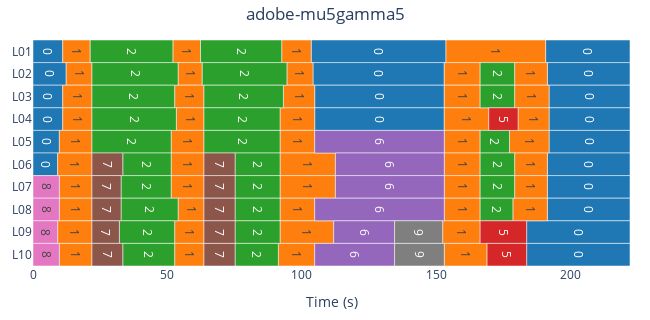

Notebook code cell kept with this figure:
### Code cell
est.prune_layers(relabel=False).plot()

### Figure 1 — Plotly figure (JSON) as saved in the notebook; plotly's stock layout.template omitted (floating-point values rounded to 4 significant figures)
{"data": [{"base": [0, 103.5, 190.7, 0, 104.1, 191.3, 0, 104.8, 191.9, 0, 104.8, 191.9, 0, 191.9, 0, 191.3, 191.3, 191.3, 183.6, 183.6], "customdata": ["<b>0</b><br>Layer: L01<br>Start: 0.000s<br>End: 11.060s<br>Duration: 11.060s", "<b>0</b><br>Layer: L01<br>Start: 103.470s<br>End: 153.600s<br>Duration: 50.130s", "<b>0</b><br>Layer: L01<br>Start: 190.650s<br>End: 222.041s<br>Duration: 31.391s", "<b>0</b><br>Layer: L02<br>Start: 0.000s<br>End: 12.350s<br>Duration: 12.350s", "<b>0</b><br>Layer: L02<br>Start: 104.140s<br>End: 152.970s<br>Duration: 48.830s", "<b>0</b><br>Layer: L02<br>Start: 191.310s<br>End: 222.041s<br>Duration: 30.731s", "<b>0</b><br>Layer: L03<br>Start: 0.000s<br>End: 11.060s<br>Duration: 11.060s", "<b>0</b><br>Layer: L03<br>Start: 104.770s<br>End: 152.970s<br>Duration: 48.200s", "<b>0</b><br>Layer: L03<br>Start: 191.950s<br>End: 222.041s<br>Duration: 30.091s", "<b>0</b><br>Layer: L04<br>Start: 0.000s<br>End: 11.060s<br>Duration: 11.060s", "<b>0</b><br>Layer: L04<br>Start: 104.770s<br>End: 152.970s<br>Duration: 48.200s", "<b>0</b><br>Layer: L04<br>Start: 191.950s<br>End: 222.041s<br>Duration: 30.091s", "<b>0</b><br>Layer: L05<br>Start: 0.000s<br>End: 9.800s<br>Duration: 9.800s", "<b>0</b><br>Layer: L05<br>Start: 191.950s<br>End: 222.041s<br>Duration: 30.091s", "<b>0</b><br>Layer: L06<br>Start: 0.000s<br>End: 9.160s<br>Duration: 9.160s", "<b>0</b><br>Layer: L06<br>Start: 191.310s<br>End: 222.041s<br>Duration: 30.731s", "<b>0</b><br>Layer: L07<br>Start: 191.310s<br>End: 222.041s<br>Duration: 30.731s", "<b>0</b><br>Layer: L08<br>Start: 191.310s<br>End: 222.041s<br>Duration: 30.731s", "<b>0</b><br>Layer: L09<br>Start: 183.600s<br>End: 222.041s<br>Duration: 38.441s", "<b>0</b><br>Layer: L10<br>Start: 183.600s<br>End: 222.041s<br>Duration: 38.441s"], "hovertemplate": "%{customdata}<extra></extra>", "insidetextanchor": "middle", "marker": {"color": "#1F77B4", "line": {"color": "white", "width": 0.5}, "pattern": {"fgcolor": "white", "fgopacity": 0.5, "shape": "", "solidity": 0.25}}, "name": "0", "orientation": "h", "showlegend": true, "text": ["0", "0", "0", "0", "0", "0", "0", "0", "0", "0", "0", "0", "0", "0", "0", "0", "0", "0", "0", "0"], "textposition": "inside", "type": "bar", "width": 1, "x": [11.06, 50.13, 31.39, 12.35, 48.83, 30.73, 11.06, 48.2, 30.09, 11.06, 48.2, 30.09, 9.8, 30.09, 9.16, 30.73, 30.73, 30.73, 38.44, 38.44], "y": ["L01", "L01", "L01", "L02", "L02", "L02", "L03", "L03", "L03", "L04", "L04", "L04", "L05", "L05", "L06", "L06", "L07", "L08", "L09", "L10"]}, {"base": [11.06, 52.02, 92.5, 153.6, 12.35, 53.96, 94.44, 153.0, 179.1, 11.06, 52.68, 93.14, 153.0, 179.1, 11.06, 53.31, 91.88, 153.0, 180.4, 9.8, 51.38, 91.88, 153.0, 177.2, 9.16, 51.38, 91.88, 153.0, 179.1, 9.8, 51.38, 91.88, 153.0, 179.1, 9.8, 53.96, 91.88, 153.0, 178.5, 9.16, 52.68, 91.88, 152.4, 9.8, 52.68, 91.25, 153.0], "customdata": ["<b>1</b><br>Layer: L01<br>Start: 11.060s<br>End: 21.280s<br>Duration: 10.220s", "<b>1</b><br>Layer: L01<br>Start: 52.020s<br>End: 62.310s<br>Duration: 10.290s", "<b>1</b><br>Layer: L01<br>Start: 92.500s<br>End: 103.470s<br>Duration: 10.970s", "<b>1</b><br>Layer: L01<br>Start: 153.600s<br>End: 190.650s<br>Duration: 37.050s", "<b>1</b><br>Layer: L02<br>Start: 12.350s<br>End: 21.930s<br>Duration: 9.580s", "<b>1</b><br>Layer: L02<br>Start: 53.960s<br>End: 62.950s<br>Duration: 8.990s", "<b>1</b><br>Layer: L02<br>Start: 94.440s<br>End: 104.140s<br>Duration: 9.700s", "<b>1</b><br>Layer: L02<br>Start: 152.970s<br>End: 166.310s<br>Duration: 13.340s", "<b>1</b><br>Layer: L02<br>Start: 179.120s<br>End: 191.310s<br>Duration: 12.190s", "<b>1</b><br>Layer: L03<br>Start: 11.060s<br>End: 21.930s<br>Duration: 10.870s", "<b>1</b><br>Layer: L03<br>Start: 52.680s<br>End: 63.590s<br>Duration: 10.910s", "<b>1</b><br>Layer: L03<br>Start: 93.140s<br>End: 104.770s<br>Duration: 11.630s", "<b>1</b><br>Layer: L03<br>Start: 152.970s<br>End: 166.310s<br>Duration: 13.340s", "<b>1</b><br>Layer: L03<br>Start: 179.120s<br>End: 191.950s<br>Duration: 12.830s", "<b>1</b><br>Layer: L04<br>Start: 11.060s<br>End: 21.930s<br>Duration: 10.870s", "<b>1</b><br>Layer: L04<br>Start: 53.310s<br>End: 63.590s<br>Duration: 10.280s", "<b>1</b><br>Layer: L04<br>Start: 91.880s<br>End: 104.770s<br>Duration: 12.890s", "<b>1</b><br>Layer: L04<br>Start: 152.970s<br>End: 169.520s<br>Duration: 16.550s", "<b>1</b><br>Layer: L04<br>Start: 180.400s<br>End: 191.950s<br>Duration: 11.550s", "<b>1</b><br>Layer: L05<br>Start: 9.800s<br>End: 21.930s<br>Duration: 12.130s", "<b>1</b><br>Layer: L05<br>Start: 51.380s<br>End: 63.590s<br>Duration: 12.210s", "<b>1</b><br>Layer: L05<br>Start: 91.880s<br>End: 104.770s<br>Duration: 12.890s", "<b>1</b><br>Layer: L05<br>Start: 152.970s<br>End: 166.310s<br>Duration: 13.340s", "<b>1</b><br>Layer: L05<br>Start: 177.210s<br>End: 191.950s<br>Duration: 14.740s", "<b>1</b><br>Layer: L06<br>Start: 9.160s<br>End: 21.930s<br>Duration: 12.770s", "<b>1</b><br>Layer: L06<br>Start: 51.380s<br>End: 63.590s<br>Duration: 12.210s", "<b>1</b><br>Layer: L06<br>Start: 91.880s<br>End: 112.480s<br>Duration: 20.600s", "<b>1</b><br>Layer: L06<br>Start: 152.970s<br>End: 166.310s<br>Duration: 13.340s", "<b>1</b><br>Layer: L06<br>Start: 179.120s<br>End: 191.310s<br>Duration: 12.190s", "<b>1</b><br>Layer: L07<br>Start: 9.800s<br>End: 21.930s<br>Duration: 12.130s", "<b>1</b><br>Layer: L07<br>Start: 51.380s<br>End: 63.590s<br>Duration: 12.210s", "<b>1</b><br>Layer: L07<br>Start: 91.880s<br>End: 112.480s<br>Duration: 20.600s", "<b>1</b><br>Layer: L07<br>Start: 152.970s<br>End: 166.310s<br>Duration: 13.340s", "<b>1</b><br>Layer: L07<br>Start: 179.120s<br>End: 191.310s<br>Duration: 12.190s", "<b>1</b><br>Layer: L08<br>Start: 9.800s<br>End: 21.930s<br>Duration: 12.130s", "<b>1</b><br>Layer: L08<br>Start: 53.960s<br>End: 63.590s<br>Duration: 9.630s", "<b>1</b><br>Layer: L08<br>Start: 91.880s<br>End: 104.770s<br>Duration: 12.890s", "<b>1</b><br>Layer: L08<br>Start: 152.970s<br>End: 166.310s<br>Duration: 13.340s", "<b>1</b><br>Layer: L08<br>Start: 178.470s<br>End: 191.310s<br>Duration: 12.840s", "<b>1</b><br>Layer: L09<br>Start: 9.160s<br>End: 21.930s<br>Duration: 12.770s", "<b>1</b><br>Layer: L09<br>Start: 52.680s<br>End: 63.590s<br>Duration: 10.910s", "<b>1</b><br>Layer: L09<br>Start: 91.880s<br>End: 111.830s<br>Duration: 19.950s", "<b>1</b><br>Layer: L09<br>Start: 152.360s<br>End: 166.310s<br>Duration: 13.950s", "<b>1</b><br>Layer: L10<br>Start: 9.800s<br>End: 21.930s<br>Duration: 12.130s", "<b>1</b><br>Layer: L10<br>Start: 52.680s<br>End: 63.590s<br>Duration: 10.910s", "<b>1</b><br>Layer: L10<br>Start: 91.250s<br>End: 104.770s<br>Duration: 13.520s", "<b>1</b><br>Layer: L10<br>Start: 152.970s<br>End: 168.890s<br>Duration: 15.920s"], "hovertemplate": "%{customdata}<extra></extra>", "insidetextanchor": "middle", "marker": {"color": "#FF7F0E", "line": {"color": "white", "width": 0.5}, "pattern": {"fgcolor": "white", "fgopacity": 0.5, "shape": "", "solidity": 0.25}}, "name": "1", "orientation": "h", "showlegend": true, "text": ["1", "1", "1", "1", "1", "1", "1", "1", "1", "1", "1", "1", "1", "1", "1", "1", "1", "1", "1", "1", "1", "1", "1", "1", "1", "1", "1", "1", "1", "1", "1", "1", "1", "1", "1", "1", "1", "1", "1", "1", "1", "1", "1", "1", "1", "1", "1"], "textposition": "inside", "type": "bar", "width": 1, "x": [10.22, 10.29, 10.97, 37.05, 9.58, 8.99, 9.7, 13.34, 12.19, 10.87, 10.91, 11.63, 13.34, 12.83, 10.87, 10.28, 12.89, 16.55, 11.55, 12.13, 12.21, 12.89, 13.34, 14.74, 12.77, 12.21, 20.6, 13.34, 12.19, 12.13, 12.21, 20.6, 13.34, 12.19, 12.13, 9.63, 12.89, 13.34, 12.84, 12.77, 10.91, 19.95, 13.95, 12.13, 10.91, 13.52, 15.92], "y": ["L01", "L01", "L01", "L01", "L02", "L02", "L02", "L02", "L02", "L03", "L03", "L03", "L03", "L03", "L04", "L04", "L04", "L04", "L04", "L05", "L05", "L05", "L05", "L05", "L06", "L06", "L06", "L06", "L06", "L07", "L07", "L07", "L07", "L07", "L08", "L08", "L08", "L08", "L08", "L09", "L09", "L09", "L09", "L10", "L10", "L10", "L10"]}, {"base": [21.28, 62.31, 21.93, 62.95, 166.3, 21.93, 63.59, 166.3, 21.93, 63.59, 21.93, 63.59, 166.3, 33.38, 75.15, 166.3, 32.75, 75.15, 166.3, 32.75, 75.15, 166.3, 32.12, 75.15, 33.38, 75.15], "customdata": ["<b>2</b><br>Layer: L01<br>Start: 21.280s<br>End: 52.020s<br>Duration: 30.740s", "<b>2</b><br>Layer: L01<br>Start: 62.310s<br>End: 92.500s<br>Duration: 30.190s", "<b>2</b><br>Layer: L02<br>Start: 21.930s<br>End: 53.960s<br>Duration: 32.030s", "<b>2</b><br>Layer: L02<br>Start: 62.950s<br>End: 94.440s<br>Duration: 31.490s", "<b>2</b><br>Layer: L02<br>Start: 166.310s<br>End: 179.120s<br>Duration: 12.810s", "<b>2</b><br>Layer: L03<br>Start: 21.930s<br>End: 52.680s<br>Duration: 30.750s", "<b>2</b><br>Layer: L03<br>Start: 63.590s<br>End: 93.140s<br>Duration: 29.550s", "<b>2</b><br>Layer: L03<br>Start: 166.310s<br>End: 179.120s<br>Duration: 12.810s", "<b>2</b><br>Layer: L04<br>Start: 21.930s<br>End: 53.310s<br>Duration: 31.380s", "<b>2</b><br>Layer: L04<br>Start: 63.590s<br>End: 91.880s<br>Duration: 28.290s", "<b>2</b><br>Layer: L05<br>Start: 21.930s<br>End: 51.380s<br>Duration: 29.450s", "<b>2</b><br>Layer: L05<br>Start: 63.590s<br>End: 91.880s<br>Duration: 28.290s", "<b>2</b><br>Layer: L05<br>Start: 166.310s<br>End: 177.210s<br>Duration: 10.900s", "<b>2</b><br>Layer: L06<br>Start: 33.380s<br>End: 51.380s<br>Duration: 18.000s", "<b>2</b><br>Layer: L06<br>Start: 75.150s<br>End: 91.880s<br>Duration: 16.730s", "<b>2</b><br>Layer: L06<br>Start: 166.310s<br>End: 179.120s<br>Duration: 12.810s", "<b>2</b><br>Layer: L07<br>Start: 32.750s<br>End: 51.380s<br>Duration: 18.630s", "<b>2</b><br>Layer: L07<br>Start: 75.150s<br>End: 91.880s<br>Duration: 16.730s", "<b>2</b><br>Layer: L07<br>Start: 166.310s<br>End: 179.120s<br>Duration: 12.810s", "<b>2</b><br>Layer: L08<br>Start: 32.750s<br>End: 53.960s<br>Duration: 21.210s", "<b>2</b><br>Layer: L08<br>Start: 75.150s<br>End: 91.880s<br>Duration: 16.730s", "<b>2</b><br>Layer: L08<br>Start: 166.310s<br>End: 178.470s<br>Duration: 12.160s", "<b>2</b><br>Layer: L09<br>Start: 32.120s<br>End: 52.680s<br>Duration: 20.560s", "<b>2</b><br>Layer: L09<br>Start: 75.150s<br>End: 91.880s<br>Duration: 16.730s", "<b>2</b><br>Layer: L10<br>Start: 33.380s<br>End: 52.680s<br>Duration: 19.300s", "<b>2</b><br>Layer: L10<br>Start: 75.150s<br>End: 91.250s<br>Duration: 16.100s"], "hovertemplate": "%{customdata}<extra></extra>", "insidetextanchor": "middle", "marker": {"color": "#2CA02C", "line": {"color": "white", "width": 0.5}, "pattern": {"fgcolor": "white", "fgopacity": 0.5, "shape": "", "solidity": 0.25}}, "name": "2", "orientation": "h", "showlegend": true, "text": ["2", "2", "2", "2", "2", "2", "2", "2", "2", "2", "2", "2", "2", "2", "2", "2", "2", "2", "2", "2", "2", "2", "2", "2", "2", "2"], "textposition": "inside", "type": "bar", "width": 1, "x": [30.74, 30.19, 32.03, 31.49, 12.81, 30.75, 29.55, 12.81, 31.38, 28.29, 29.45, 28.29, 10.9, 18, 16.73, 12.81, 18.63, 16.73, 12.81, 21.21, 16.73, 12.16, 20.56, 16.73, 19.3, 16.1], "y": ["L01", "L01", "L02", "L02", "L02", "L03", "L03", "L03", "L04", "L04", "L05", "L05", "L05", "L06", "L06", "L06", "L07", "L07", "L07", "L08", "L08", "L08", "L09", "L09", "L10", "L10"]}, {"base": [169.5, 166.3, 168.9], "customdata": ["<b>5</b><br>Layer: L04<br>Start: 169.520s<br>End: 180.400s<br>Duration: 10.880s", "<b>5</b><br>Layer: L09<br>Start: 166.310s<br>End: 183.600s<br>Duration: 17.290s", "<b>5</b><br>Layer: L10<br>Start: 168.890s<br>End: 183.600s<br>Duration: 14.710s"], "hovertemplate": "%{customdata}<extra></extra>", "insidetextanchor": "middle", "marker": {"color": "#D62728", "line": {"color": "white", "width": 0.5}, "pattern": {"fgcolor": "white", "fgopacity": 0.5, "shape": "", "solidity": 0.25}}, "name": "5", "orientation": "h", "showlegend": true, "text": ["5", "5", "5"], "textposition": "inside", "type": "bar", "width": 1, "x": [10.88, 17.29, 14.71], "y": ["L04", "L09", "L10"]}, {"base": [104.8, 112.5, 112.5, 104.8, 111.8, 104.8], "customdata": ["<b>6</b><br>Layer: L05<br>Start: 104.770s<br>End: 152.970s<br>Duration: 48.200s", "<b>6</b><br>Layer: L06<br>Start: 112.480s<br>End: 152.970s<br>Duration: 40.490s", "<b>6</b><br>Layer: L07<br>Start: 112.480s<br>End: 152.970s<br>Duration: 40.490s", "<b>6</b><br>Layer: L08<br>Start: 104.770s<br>End: 152.970s<br>Duration: 48.200s", "<b>6</b><br>Layer: L09<br>Start: 111.830s<br>End: 134.480s<br>Duration: 22.650s", "<b>6</b><br>Layer: L10<br>Start: 104.770s<br>End: 134.480s<br>Duration: 29.710s"], "hovertemplate": "%{customdata}<extra></extra>", "insidetextanchor": "middle", "marker": {"color": "#9467BD", "line": {"color": "white", "width": 0.5}, "pattern": {"fgcolor": "white", "fgopacity": 0.5, "shape": "", "solidity": 0.25}}, "name": "6", "orientation": "h", "showlegend": true, "text": ["6", "6", "6", "6", "6", "6"], "textposition": "inside", "type": "bar", "width": 1, "x": [48.2, 40.49, 40.49, 48.2, 22.65, 29.71], "y": ["L05", "L06", "L07", "L08", "L09", "L10"]}, {"base": [21.93, 63.59, 21.93, 63.59, 21.93, 63.59, 21.93, 63.59, 21.93, 63.59], "customdata": ["<b>7</b><br>Layer: L06<br>Start: 21.930s<br>End: 33.380s<br>Duration: 11.450s", "<b>7</b><br>Layer: L06<br>Start: 63.590s<br>End: 75.150s<br>Duration: 11.560s", "<b>7</b><br>Layer: L07<br>Start: 21.930s<br>End: 32.750s<br>Duration: 10.820s", "<b>7</b><br>Layer: L07<br>Start: 63.590s<br>End: 75.150s<br>Duration: 11.560s", "<b>7</b><br>Layer: L08<br>Start: 21.930s<br>End: 32.750s<br>Duration: 10.820s", "<b>7</b><br>Layer: L08<br>Start: 63.590s<br>End: 75.150s<br>Duration: 11.560s", "<b>7</b><br>Layer: L09<br>Start: 21.930s<br>End: 32.120s<br>Duration: 10.190s", "<b>7</b><br>Layer: L09<br>Start: 63.590s<br>End: 75.150s<br>Duration: 11.560s", "<b>7</b><br>Layer: L10<br>Start: 21.930s<br>End: 33.380s<br>Duration: 11.450s", "<b>7</b><br>Layer: L10<br>Start: 63.590s<br>End: 75.150s<br>Duration: 11.560s"], "hovertemplate": "%{customdata}<extra></extra>", "insidetextanchor": "middle", "marker": {"color": "#8C564B", "line": {"color": "white", "width": 0.5}, "pattern": {"fgcolor": "white", "fgopacity": 0.5, "shape": "", "solidity": 0.25}}, "name": "7", "orientation": "h", "showlegend": true, "text": ["7", "7", "7", "7", "7", "7", "7", "7", "7", "7"], "textposition": "inside", "type": "bar", "width": 1, "x": [11.45, 11.56, 10.82, 11.56, 10.82, 11.56, 10.19, 11.56, 11.45, 11.56], "y": ["L06", "L06", "L07", "L07", "L08", "L08", "L09", "L09", "L10", "L10"]}, {"base": [0, 0, 0, 0], "customdata": ["<b>8</b><br>Layer: L07<br>Start: 0.000s<br>End: 9.800s<br>Duration: 9.800s", "<b>8</b><br>Layer: L08<br>Start: 0.000s<br>End: 9.800s<br>Duration: 9.800s", "<b>8</b><br>Layer: L09<br>Start: 0.000s<br>End: 9.160s<br>Duration: 9.160s", "<b>8</b><br>Layer: L10<br>Start: 0.000s<br>End: 9.800s<br>Duration: 9.800s"], "hovertemplate": "%{customdata}<extra></extra>", "insidetextanchor": "middle", "marker": {"color": "#E377C2", "line": {"color": "white", "width": 0.5}, "pattern": {"fgcolor": "white", "fgopacity": 0.5, "shape": "", "solidity": 0.25}}, "name": "8", "orientation": "h", "showlegend": true, "text": ["8", "8", "8", "8"], "textposition": "inside", "type": "bar", "width": 1, "x": [9.8, 9.8, 9.16, 9.8], "y": ["L07", "L08", "L09", "L10"]}, {"base": [134.5, 134.5], "customdata": ["<b>9</b><br>Layer: L09<br>Start: 134.480s<br>End: 152.360s<br>Duration: 17.880s", "<b>9</b><br>Layer: L10<br>Start: 134.480s<br>End: 152.970s<br>Duration: 18.490s"], "hovertemplate": "%{customdata}<extra></extra>", "insidetextanchor": "middle", "marker": {"color": "#7F7F7F", "line": {"color": "white", "width": 0.5}, "pattern": {"fgcolor": "white", "fgopacity": 0.5, "shape": "", "solidity": 0.25}}, "name": "9", "orientation": "h", "showlegend": true, "text": ["9", "9"], "textposition": "inside", "type": "bar", "width": 1, "x": [17.88, 18.49], "y": ["L09", "L10"]}], "layout": {"barmode": "overlay", "height": 320, "margin": {"b": 20, "l": 20, "r": 20, "t": 40}, "showlegend": false, "title": {"text": "adobe-mu5gamma5", "x": 0.5}, "width": 650, "xaxis": {"range": [0, 222.0], "title": {"text": "Time (s)"}}, "yaxis": {"categoryarray": ["L10", "L09", "L08", "L07", "L06", "L05", "L04", "L03", "L02", "L01"], "categoryorder": "array", "title": {}}}}
